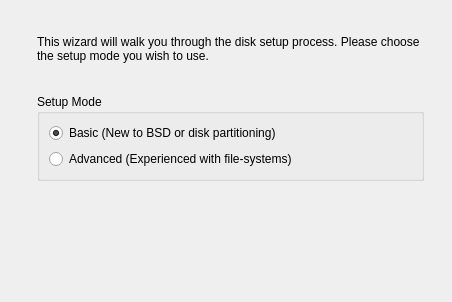
  <widget class="QWizardPage" name="Page_Intro">
   <layout class="QGridLayout" name="gridLayout_2">
    <item row="0" column="0" rowspan="5">
     <layout class="QVBoxLayout" name="verticalLayout_3">
      <item>
       <widget class="QLabel" name="label_2">
        <property name="sizePolicy">
         <sizepolicy hsizetype="Fixed" vsizetype="Fixed">
          <horstretch>0</horstretch>
          <verstretch>0</verstretch>
         </sizepolicy>
        </property>
        <property name="maximumSize">
         <size>
          <width>55</width>
          <height>55</height>
         </size>
        </property>
        <property name="text">
         <string/>
        </property>
        <property name="pixmap">
         <pixmap resource="sysinstaller.qrc">:/modules/images/disk.png</pixmap>
        </property>
        <property name="scaledContents">
         <bool>true</bool>
        </property>
        <property name="alignment">
         <set>Qt::AlignCenter</set>
        </property>
       </widget>
      </item>
      <item>
       <spacer name="verticalSpacer_10">
        <property name="orientation">
         <enum>Qt::Vertical</enum>
        </property>
        <property name="sizeHint" stdset="0">
         <size>
          <width>20</width>
          <height>40</height>
         </size>
        </property>
       </spacer>
      </item>
     </layout>
    </item>
    <item row="0" column="1">
     <spacer name="verticalSpacer">
      <property name="orientation">
       <enum>Qt::Vertical</enum>
      </property>
      <property name="sizeType">
       <enum>QSizePolicy::Fixed</enum>
      </property>
      <property name="sizeHint" stdset="0">
       <size>
        <width>387</width>
        <height>18</height>
       </size>
      </property>
     </spacer>
    </item>
    <item row="1" column="1">
     <widget class="QLabel" name="label">
      <property name="sizePolicy">
       <sizepolicy hsizetype="MinimumExpanding" vsizetype="Preferred">
        <horstretch>0</horstretch>
        <verstretch>0</verstretch>
       </sizepolicy>
      </property>
      <property name="text">
       <string>This wizard will walk you through the disk setup process. Please choose the setup mode you wish to use.</string>
      </property>
      <property name="wordWrap">
       <bool>true</bool>
      </property>
     </widget>
    </item>
    <item row="1" column="2" rowspan="4">
     <spacer name="horizontalSpacer_2">
      <property name="orientation">
       <enum>Qt::Horizontal</enum>
      </property>
      <property name="sizeType">
       <enum>QSizePolicy::Fixed</enum>
      </property>
      <property name="sizeHint" stdset="0">
       <size>
        <width>17</width>
        <height>256</height>
       </size>
      </property>
     </spacer>
    </item>
    <item row="3" column="1">
     <widget class="QGroupBox" name="groupBox">
      <property name="title">
       <string>Setup Mode</string>
      </property>
      <layout class="QGridLayout" name="gridLayout">
       <item row="0" column="0">
        <widget class="QRadioButton" name="radioBasic">
         <property name="text">
          <string>Basic (New to BSD or disk partitioning)</string>
         </property>
         <property name="icon">
          <iconset resource="sysinstaller.qrc">
           <normaloff>:/modules/images/basic.png</normaloff>:/modules/images/basic.png</iconset>
         </property>
         <property name="checked">
          <bool>true</bool>
         </property>
        </widget>
       </item>
       <item row="1" column="0">
        <widget class="QRadioButton" name="radioAdvanced">
         <property name="text">
          <string>Advanced (Experienced with file-systems)</string>
         </property>
         <property name="icon">
          <iconset resource="sysinstaller.qrc">
           <normaloff>:/modules/images/advanced.png</normaloff>:/modules/images/advanced.png</iconset>
         </property>
        </widget>
       </item>
      </layout>
     </widget>
    </item>
    <item row="4" column="1">
     <spacer name="verticalSpacer_2">
      <property name="orientation">
       <enum>Qt::Vertical</enum>
      </property>
      <property name="sizeHint" stdset="0">
       <size>
        <width>387</width>
        <height>83</height>
       </size>
      </property>
     </spacer>
    </item>
    <item row="2" column="1">
     <spacer name="verticalSpacer_3">
      <property name="orientation">
       <enum>Qt::Vertical</enum>
      </property>
      <property name="sizeType">
       <enum>QSizePolicy::Fixed</enum>
      </property>
      <property name="sizeHint" stdset="0">
       <size>
        <width>20</width>
        <height>25</height>
       </size>
      </property>
     </spacer>
    </item>
   </layout>
  </widget>
